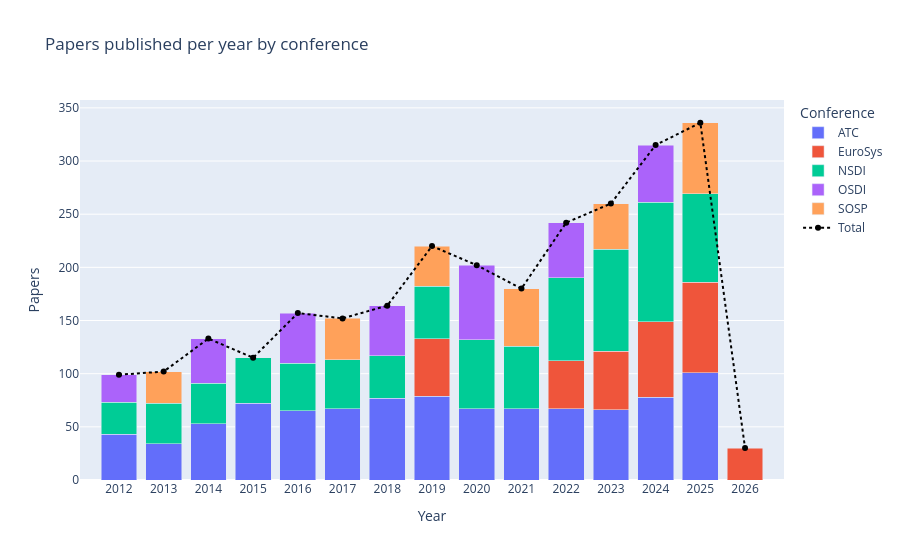

This figure's notebook cell:
### Markdown cell above
## 1 · Papers over time

### Code cell
df = papers_over_time(editions)
totals = df.groupby("year", as_index=False)["paper_count"].sum().rename(columns={"paper_count": "total"})

fig = px.bar(
    df, x="year", y="paper_count", color="conference",
    barmode="stack",
    title="Papers published per year by conference",
    labels={"paper_count": "Papers", "year": "Year", "conference": "Conference"},
)
fig.add_scatter(
    x=totals["year"], y=totals["total"],
    mode="lines+markers", name="Total",
    line=dict(color="black", width=2, dash="dot"),
)
fig.update_layout(xaxis=dict(dtick=1), hovermode="x unified")
fig.show()

### Figure 1 — Plotly figure (JSON) as saved in the notebook; plotly's stock layout.template omitted (floating-point values rounded to 4 significant figures)
{"data": [{"hovertemplate": "Conference=ATC<br>Year=%{x}<br>Papers=%{y}<extra></extra>", "legendgroup": "ATC", "marker": {"color": "#636efa", "pattern": {"shape": ""}}, "name": "ATC", "orientation": "v", "showlegend": true, "textposition": "auto", "type": "bar", "x": [2012, 2013, 2014, 2015, 2016, 2017, 2018, 2019, 2020, 2021, 2022, 2023, 2024, 2025], "xaxis": "x", "y": [43, 34, 53, 72, 65, 67, 77, 79, 67, 67, 67, 66, 78, 101], "yaxis": "y"}, {"hovertemplate": "Conference=EuroSys<br>Year=%{x}<br>Papers=%{y}<extra></extra>", "legendgroup": "EuroSys", "marker": {"color": "#EF553B", "pattern": {"shape": ""}}, "name": "EuroSys", "orientation": "v", "showlegend": true, "textposition": "auto", "type": "bar", "x": [2019, 2022, 2023, 2024, 2025, 2026], "xaxis": "x", "y": [54, 45, 55, 71, 85, 30], "yaxis": "y"}, {"hovertemplate": "Conference=NSDI<br>Year=%{x}<br>Papers=%{y}<extra></extra>", "legendgroup": "NSDI", "marker": {"color": "#00cc96", "pattern": {"shape": ""}}, "name": "NSDI", "orientation": "v", "showlegend": true, "textposition": "auto", "type": "bar", "x": [2012, 2013, 2014, 2015, 2016, 2017, 2018, 2019, 2020, 2021, 2022, 2023, 2024, 2025], "xaxis": "x", "y": [30, 38, 38, 43, 45, 46, 40, 49, 65, 59, 78, 96, 112, 83], "yaxis": "y"}, {"hovertemplate": "Conference=OSDI<br>Year=%{x}<br>Papers=%{y}<extra></extra>", "legendgroup": "OSDI", "marker": {"color": "#ab63fa", "pattern": {"shape": ""}}, "name": "OSDI", "orientation": "v", "showlegend": true, "textposition": "auto", "type": "bar", "x": [2012, 2014, 2016, 2018, 2020, 2022, 2024], "xaxis": "x", "y": [26, 42, 47, 47, 70, 52, 54], "yaxis": "y"}, {"hovertemplate": "Conference=SOSP<br>Year=%{x}<br>Papers=%{y}<extra></extra>", "legendgroup": "SOSP", "marker": {"color": "#FFA15A", "pattern": {"shape": ""}}, "name": "SOSP", "orientation": "v", "showlegend": true, "textposition": "auto", "type": "bar", "x": [2013, 2017, 2019, 2021, 2023, 2025], "xaxis": "x", "y": [30, 39, 38, 54, 43, 67], "yaxis": "y"}, {"line": {"color": "black", "dash": "dot", "width": 2}, "mode": "lines+markers", "name": "Total", "type": "scatter", "x": [2012, 2013, 2014, 2015, 2016, 2017, 2018, 2019, 2020, 2021, 2022, 2023, 2024, 2025, 2026], "y": [99, 102, 133, 115, 157, 152, 164, 220, 202, 180, 242, 260, 315, 336, 30]}], "layout": {"barmode": "stack", "hovermode": "x unified", "legend": {"title": {"text": "Conference"}, "tracegroupgap": 0}, "title": {"text": "Papers published per year by conference"}, "xaxis": {"anchor": "y", "domain": [0, 1], "dtick": 1, "title": {"text": "Year"}}, "yaxis": {"anchor": "x", "domain": [0, 1], "title": {"text": "Papers"}}}}
